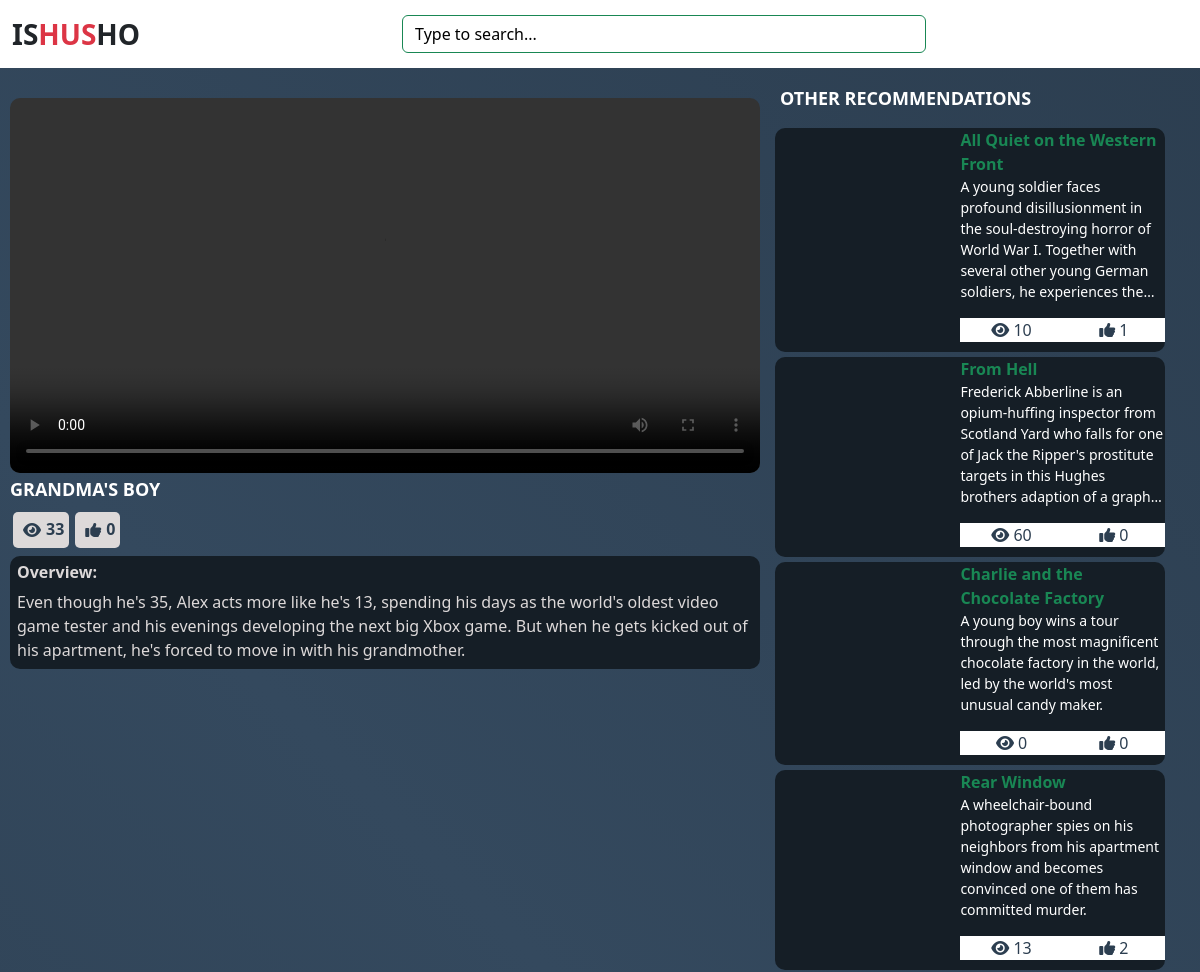
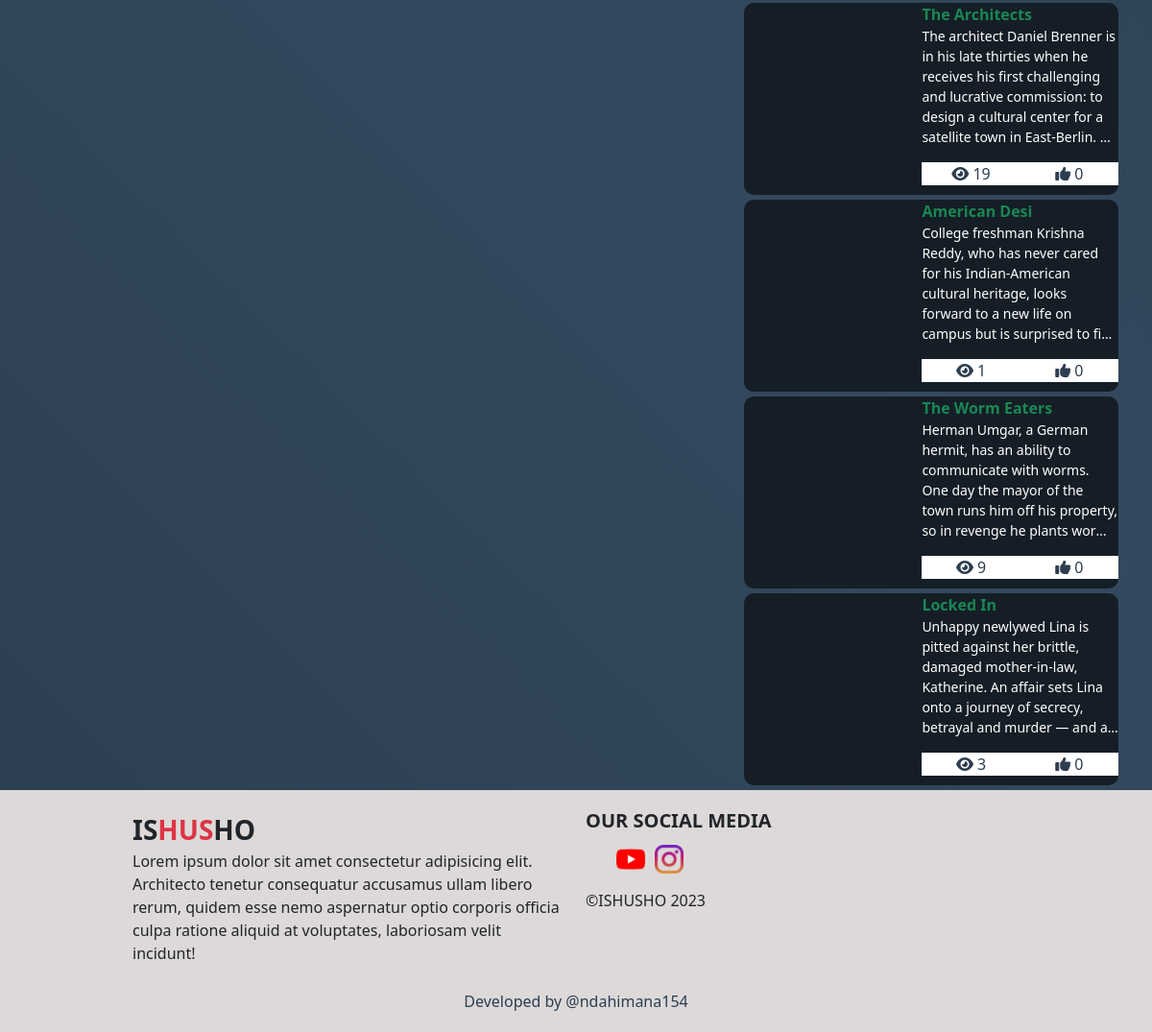
Screenshot of /watch.php?v=9900 with the database file from the repository (2 pictures, top to bottom).
### tables this page shows
CREATE TABLE `movies` (
  `movie_id` varchar(255) NOT NULL,
  `movie_name` text NOT NULL,
  `movie_description` text NOT NULL,
  `movie_categories` text NOT NULL,
  `movie_poster` text NOT NULL,
  `movie_url` text NOT NULL,
  `url720` text NOT NULL,
  `url480` text NOT NULL,
  `release_date` varchar(255) NOT NULL,
  `addition_date` text NOT NULL,
  `added_by` int(11) NOT NULL
);

### watch.php (the view, shortened to what this page needs)
<?php
include('./php/global/server.php');
?>
<!DOCTYPE html>
<html lang="en">
<head>
    <link rel="stylesheet" href="assets/bootstrap-5.0.2-dist/css/bootstrap.min.css">
    <link rel="stylesheet" href="assets/fontawesome-free-6.4.2-web/css/all.css">
    <link rel="stylesheet" href="https://cdn.jsdelivr.net/npm/bootstrap@5.3.2/dist/css/bootstrap.min.css">
    <link rel="stylesheet" href="https://cdnjs.cloudflare.com/ajax/libs/font-awesome/6.4.2/css/all.min.css" />
    <link rel="stylesheet" href="https://cdn.plyr.io/3.6.7/plyr.css" />
    <link rel="stylesheet" href="./styles/main.css">
</head>
<body>
    <?php
    include("./php/client/nav-bar.php");
    ?>
    <?php
    if (!isset($_GET['v'])) {
    ?>
        <p class="alert alert-danger">
            No video sent to server.
        </p>
        <?php
    } else {
        $video = $_GET['v'];
        $checkVideoExistence = mysqli_query($server, "SELECT * from
            movies WHERE movie_id = '$video'
        ");
        if (mysqli_num_rows($checkVideoExistence) != 1) {
        ?>
            <p class="alert alert-danger">
                404 :) Movie is not found
            </p>
        <?php
        } else {
            $dataVideoExistence = mysqli_fetch_array($checkVideoExistence);
            $video720p = $dataVideoExistence['url720'];
            $video480p = $dataVideoExistence['url480'];
            $getViewsCount = mysqli_query($server, "SELECT * from movie_views
                WHERE movie = '$video'
            ");
            $viewsCount = mysqli_num_rows($getViewsCount);
        ?>
            <div class="center-section">
                <div class="left-video">
                    <div class="video-display">
                        <video id="my-video" controls>
                            <source src="<?php echo $video720p; ?>" type="video/mp4" data-size="480" />
                            <source src="<?php echo $video480p; ?>" type="video/mp4" data-size="720" />
                        </video>
                        <div class="video-controls">
                            <h2>
                                <?php echo $dataVideoExistence['movie_name']; ?>
                            </h2>
                            <div class="ctrlz">
                                <a>
                                    <i class="fa fa-eye"></i>
                                    <span>
                                        <?php echo $viewsCount; ?>
                                    </span>
                                </a>
                                <a href="?v=<?php echo $video ?>&like=<?php echo $video ?>">
                                    <?php
                                        $getLikesCOunt = mysqli_query($server,"SELECT
                                            * from movie_likes
                                            WHERE movie = '$video'
                                        ");
                                    ?>
                                    <i class="fa fa-thumbs-up"></i>
                                    <span><?php echo mysqli_num_rows($getLikesCOunt); ?></span>
                                </a>
                            </div>
                        </div>
                        <div class="description">
                            <h4>
                                Overview:
                            </h4>
                            <?php
                            echo $dataVideoExistence['movie_description'];
                            ?>
                        </div>
                    </div>
                </div>
                <div class="recommended-vids">
                    <h1>
                        Other recommendations
                    </h1>
                    <?php
                    $getRecommendedOnes = mysqli_query($server, "SELECT * from movies
                            WHERE movie_id != '$video'
                            ORDER BY rand()
                            LIMIT 8
                        ");
                    while ($dataRecommendationsVideos = mysqli_fetch_array($getRecommendedOnes)) {
                    ?>
                        <div class="recommend-box">
                            <a href="watch.php?v=<?php echo $dataRecommendationsVideos['movie_id'] ?>" class="recommend">
                                <div class="left">
                                </div>
                                <div class="right">
                                    <span class="m_name">
                                        <?php
                                        echo $dataRecommendationsVideos['movie_name'];
                                        ?>
                                    </span>
                                    <p title="<?php echo $dataRecommendationsVideos['movie_description']; ?>">
                                        <?php echo $dataRecommendationsVideos['movie_description']; ?>
                                    </p>
                                    <div class="buttons">
                                        <?php
                                        $recommendId = $dataRecommendationsVideos['movie_id'];
                                        $getRecommendViews = mysqli_query($server, "SELECT * from movie_views
                                                WHERE movie = '$recommendId'
                                            ");
                                        ?>
                                        <button>
                                            <i class="fa fa-eye"></i>
                                            <span><?php echo mysqli_num_rows($getRecommendViews); ?></span>
                                        </button>
                                        <button>
                                            <?php
                                                $getRecommendLikes = mysqli_query($server,"
                                                    SELECT * from movie_likes
                                                    WHERE movie = '$recommendId'
                                                ");
                                            ?>
                                            <i class="fa fa-thumbs-up"></i>
                                            <span><?php echo mysqli_num_rows($getRecommendLikes); ?></span>
                                        </button>
                                    </div>
                                </div>
                            </a>
                        </div>
                    <?php
                    }
                    ?>
                </div>
            </div>
    <?php
        }
    }
    include('./php/client/footer.php');
    ?>
</body>
</html>

### styles/main.css (style rules this page uses)
* { margin: 0; padding: 0; }
a { text-decoration: none; font-size: 16px; }
body { margin: 0; padding: 0; background: linear-gradient(45deg, #2c3e50, #34495e, #2c3e50); }
.center-section { display: flex; flex-direction: row; flex-wrap: wrap; }
.center-section .left-video { width: calc(100vw - 430px); margin-top: 20px; }
.center-section .left-video .video-display { padding: 10px; }
.center-section .left-video .video-display #my-video { width: 100%; border-radius: 10px; }
.center-section .left-video .video-display h2 { color: #fff; font-size: 18px; text-transform: uppercase; font-weight: bold; }
.center-section .left-video .video-display .video-controls .ctrlz { display: flex; flex-direction: row; list-style: none; }
.center-section .left-video .video-display .video-controls .ctrlz a { display: flex; flex-direction: row; background: #ddd9d9; color: #2c3e50; margin: 3px; border-radius: 5px; padding: 5px; text-align: center; font-weight: bold; font-size: 16px; }
.center-section .left-video .video-display .video-controls .ctrlz a i { padding: 5px; }
.center-section .left-video .video-display .description { margin-top: 5px; color: #ddd9d9; background: #151e26; padding: 7px; border-radius: 10px; }
.center-section .left-video .video-display .description h4 { color: #ddd9d9; font-weight: bold; font-size: 16px; }
.center-section .recommended-vids { width: 400px; margin-top: 10px; }
.center-section .recommended-vids h1 { color: #fff; font-size: 18px; font-weight: bolder; padding: 10px; text-transform: uppercase; user-select: none; }
.center-section .recommended-vids .recommend-box .recommend { text-decoration: none; background: #151e26; border-radius: 10px; color: #fff; display: flex; flex-direction: row; flex-wrap: nowrap; margin: 5px; }
.center-section .recommended-vids .recommend-box .recommend .left { width: 180px; }
.center-section .recommended-vids .recommend-box .recommend .right { padding-left: 10px; width: calc(400px - 180px); }
.center-section .recommended-vids .recommend-box .recommend .right .m_name { font-weight: bold; color: #198754; }
.center-section .recommended-vids .recommend-box .recommend .right p { width: 100%; display: -webkit-box; -webkit-line-clamp: 6; -webkit-box-orient: vertical; overflow: hidden; text-overflow: ellipsis; white-space: normal; font-size: 14px; }
.center-section .recommended-vids .recommend-box .recommend .right .buttons { display: flex; flex-direction: row; flex-wrap: nowrap; }
.center-section .recommended-vids .recommend-box .recommend .right .buttons button { background: transparent; border: 0; background: #fff; color: #2c3e50; flex: 1; transition: 0.5s ease-in-out; margin-bottom: 10px; }

### rows the page displays
movies: movie_name "GRANDMA'S BOY", movie_description "Even though he's 35, Alex acts more like he's 13, spending his days as the world's oldest video game tester and his evenings developing the next big Xbox game. But when he gets kicked out of his apartment, he's forced to move in with his grandmother."
movies: movie_name "All Quiet on the Western Front", movie_description "A young soldier faces profound disillusionment in the soul-destroying horror of World War I. Together with several other young German soldiers, he experiences…", mysqli_num_rows($getRecommendViews) "10", mysqli_num_rows($getRecommendLikes) "1"
movies: movie_name "From Hell", movie_description "Frederick Abberline is an opium-huffing inspector from Scotland Yard who falls for one of Jack the Ripper's prostitute targets in this Hughes brothers adaption of a…", mysqli_num_rows($getRecommendViews) "60", mysqli_num_rows($getRecommendLikes) "0"
movies: movie_name "Charlie and the Chocolate Factory", movie_description "A young boy wins a tour through the most magnificent chocolate factory in the world, led by the world's most unusual candy maker.", mysqli_num_rows($getRecommendViews) "0", mysqli_num_rows($getRecommendLikes) "0"
movies: movie_name "Rear Window", movie_description "A wheelchair-bound photographer spies on his neighbors from his apartment window and becomes convinced one of them has committed murder.", mysqli_num_rows($getRecommendViews) "13", mysqli_num_rows($getRecommendLikes) "2"
movies: movie_name "The Architects", movie_description "The architect Daniel Brenner is in his late thirties when he receives his first challenging and lucrative commission: to design a cultural center for a satellite town in East-Berlin.…", mysqli_num_rows($getRecommendViews) "19", mysqli_num_rows($getRecommendLikes) "0"
movies: movie_name "American Desi", movie_description "College freshman Krishna Reddy, who has never cared for his Indian-American cultural heritage, looks forward to a new life on campus but is surprised to…", mysqli_num_rows($getRecommendViews) "1", mysqli_num_rows($getRecommendLikes) "0"
movies: movie_name "The Worm Eaters", movie_description "Herman Umgar, a German hermit, has an ability to communicate with worms. One day the mayor of the town runs him off his property, so in revenge he plants…", mysqli_num_rows($getRecommendViews) "9", mysqli_num_rows($getRecommendLikes) "0"
movies: movie_name "Locked In", movie_description "Unhappy newlywed Lina is pitted against her brittle, damaged mother-in-law, Katherine. An affair sets Lina onto a journey of secrecy, betrayal and murder — and…", mysqli_num_rows($getRecommendViews) "3", mysqli_num_rows($getRecommendLikes) "0"

### other values shown
$viewsCount "33"
mysqli_num_rows($getLikesCOunt) "0"
